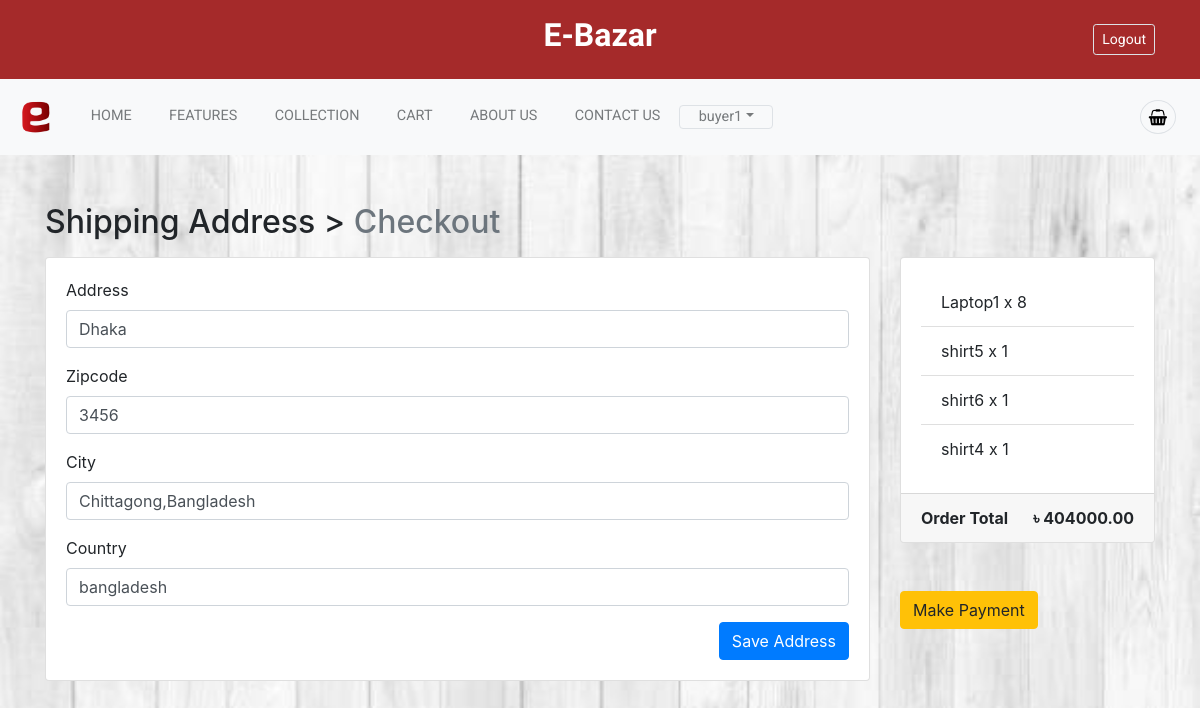
The page /payment/checkout/2/ (signed in) on the database its author committed.
### App_Login/models.py (models this page shows)
class User(AbstractUser):
    is_seller = models.BooleanField(default=False)
    is_buyer = models.BooleanField(default=False)

### App_Payment/models.py (models this page shows)
class BillingAddress(models.Model):
    user = models.ForeignKey(settings.AUTH_USER_MODEL, on_delete=models.CASCADE)
    address = models.CharField(max_length=264, blank=True)
    zipcode = models.CharField(max_length=10, blank=True)
    city = models.CharField(max_length=30, blank=True)
    country = models.CharField(max_length=20, blank=True)
    def __str__(self):
        return f'{self.user.profile.username} billing address'
    def is_fully_filled(self):
        field_names = [f.name for f in self._meta.get_fields()]
        for field_name in field_names:
            value = getattr(self, field_name)
            if value is None or value=='':
                return False
        return True
    class Meta:
        verbose_name_plural = "Billing Addresses"

### App_Order/models.py (models this page shows, shortened)
class Cart(models.Model):
    user = models.ForeignKey(settings.AUTH_USER_MODEL, on_delete=models.CASCADE, related_name="cart")
    item = models.ForeignKey(Product, on_delete=models.CASCADE,related_name='cart_product')
    quantity = models.IntegerField(default=1)
    purchased = models.BooleanField(default=False)
    created = models.DateTimeField(auto_now_add=True)
    updated = models.DateTimeField(auto_now=True)
    cupon=models.BooleanField(default=False)
    seller = models.ForeignKey(settings.AUTH_USER_MODEL, on_delete=models.CASCADE, related_name="cart_seller_name",null=True)
    def get_total(self):
        if self.cupon:
            total = (self.item.price - (self.item.price * (self.item.cupon_offer/100))) * self.quantity
            float_total = format(total, '0.2f')
            return float_total
        else:
            total = self.item.price * self.quantity
            float_total = format(total, '0.2f')
            return float_total

### App_Shop/models.py (models this page shows, shortened)
class Product(models.Model):
    seller=models.ForeignKey(User,on_delete=models.CASCADE,related_name='seller_name')
    category = models.ForeignKey(Category, on_delete=models.CASCADE, related_name='category')
    mainimage = models.ImageField(upload_to='Products')
    name = models.CharField(max_length=264)
    preview_text = models.TextField(max_length=200, verbose_name='Preview Text')
    detail_text = models.TextField(max_length=1000, verbose_name='Description')
    price = models.FloatField()
    old_price = models.FloatField(default=0.00)
    cupon_number=models.CharField(max_length=100,blank=True,null=True)
    cupon_offer=models.PositiveIntegerField(default=0,blank=True)
    created = models.DateTimeField(auto_now_add=True)
    class Meta:
        ordering = ['-created',]

### App_Payment/views.py (the view)
# urls.py: path('checkout/<pk>/', views.checkout, name="checkout"),
@login_required
def checkout(request,pk):
    saved_address = BillingAddress.objects.get_or_create(user=request.user)
    saved_address = saved_address[0]
    print(saved_address)
    form = BillingForm(instance=saved_address)
    if request.method == "POST":
        form = BillingForm(request.POST, instance=saved_address)
        if form.is_valid():
            form.save()
            form = BillingForm(instance=saved_address)
            messages.success(request, f"Shipping Address Saved!")
    order_qs = Order.objects.get(pk=pk)
    order_items = order_qs.orderitems.all()
    order_total = order_qs.get_totals()
    return render(request, 'App_Payment/checkout.html', context={"form":form, "order_items":order_items, "order_total":order_total, "saved_address":saved_address,'pk':pk})

### App_Payment/forms.py
class BillingForm(forms.ModelForm):
    class Meta:
        model = BillingAddress
        fields = ['address', 'zipcode', 'city', 'country']

### App_Order/models.py (called while the page is built)
    def get_totals(self):
        total = 0
        for order_item in self.orderitems.all():
            total += float(order_item.get_total())
        return total

### templates/App_Payment/checkout.html (shortened to what this page needs)
{% extends 'base.html' %}
{% load crispy_forms_tags %}
{% block body_block %}
<div class="container mt-5">
  <h2 class="mb-3">
    Shipping Address > <span class="text-muted">Checkout</span>
  </h2>
  <div class="row">
    <div class="col-md-9">
      <div class="card mb-5" style="height: auto">
        <div class="card-body">
          <form method="POST">
            {{form|crispy}}
            <button type="submit" class="btn btn-primary float-right">Save Address</button>
          </form>
        </div>
      </div>
    </div>
    <div class="col-md-3">
      <div class="card" style="height:auto">
        <div class="card-body">
          <ul class="list-group list-group-flush">
            {% for order_item in order_items %}
              <li class="list-group-item">{{ order_item.item.name}} x {{order_item.quantity}}</li>
            {% endfor %}
          </ul>
        </div>
        <div class="card-footer">
          <span class="float-left"><b>Order Total</b></span>
          <span class="float-right"><b>&#2547; {{order_total|floatformat:2}}</b></span>
        </div>
      </div>
      <br>
      <br>
      {% if saved_address.is_fully_filled %}
      <a href="{% url 'App_Payment:payment' pk=pk %}" class="btn btn-warning btn-md">Make Payment</a>
      {% else %}
      <div class="alert alert-info">
        <p>Please fill up all the information to make payment.</p>
      </div>
      {% endif %}
    </div>
  </div>
</div>
{% endblock %}

### templates/nav1.html (shortened to what this page needs)
<header style="position: sticky;top: 0;z-index: 10;">
    <div class="container">
        <div class="row">
            <div class="col-md-4 col-sm-12 col-12">
            </div>
            <div class="col-md-4 col-12 text-center">
                <h2 class="my-md-3 site-title " style="color: white;font-weight: bold;">E-Bazar</h2>
            </div>
            <div class="col-md-4 col-12 text-right">
                {% if request.user.is_authenticated %}
                <div class="btn-group text-white" style="font-size: 24px;">
                    <a href="{% url 'App_Login:logout' %}" class="btn btn-sm border  my-md-4 my-2 text-white"  >Logout</a>
                </div>
                {% endif %}
            </div>
        </div>
    </div>
    <div  >
        <nav class="navbar navbar-expand-lg navbar-light bg-light " >
            <a class="navbar-brand" href="{% url 'App_Login:home' %}">
              <div style="width: 40px;">
                <img src="/media/img/logo.png" class="w-100 h-100" alt="">
              </div>
            </a>
            <div class="collapse navbar-collapse" id="navbarNav">
              <ul class="navbar-nav ">
                <li class="nav-item active">
                  <a class="nav-link" href="{% url 'App_Login:home' %}">HOME <span class="sr-only">(current)</span></a>
                </li>
                <li class="nav-item">
                  <a class="nav-link" href="{% url 'App_Shop:products' %}">FEATURES</a>
                </li>
                <li class="nav-item">
                  <a class="nav-link" href="{% url 'App_Shop:collection' %}">COLLECTION</a>
                </li>
                {% if user.buyer %}
                <li class="nav-item">
                  <a class="nav-link " href="{% url 'App_Order:cart' %}" >CART</a>
                </li>
                {% endif %}
                <li class="nav-item">
                  <a class="nav-link" href="{% url 'App_Shop:about' %}" >ABOUT US</a>
                </li>
                <li class="nav-item">
                  <a class="nav-link" href="{% url 'App_Shop:contact' %}" >CONTACT US</a>
                </li>
                {% if request.user.is_authenticated %}
                <li class="nav-item dropdown">
                    <a class="nav-link border btn dropdown-toggle" href="#" id="navbarDropdown" role="button" data-toggle="dropdown" aria-haspopup="true" aria-expanded="false" style="text-decoration: none;color: #2b3032a1;"> {{request.user.username}}</a>
                  </li>
                {% endif %}
              </ul>
            </div>
            <div class="navbar-nav">
              {% if request.user.is_authenticated %}
              {% if user.is_buyer %}
              <li class="nav-item border rounded-circle mx-2 search-icon">
               <a href="{% url 'App_Order:cart' %}" style="color: black;"><i class="fa fa-shopping-basket p-2" aria-hidden="true"></i></a>
              </li>
              {% endif %}
              {% endif %}
            </div>
          </nav>
    </div>
</header>

### static/css/style.css (style rules this page uses)
* { margin: 0px; padding: 0px; box-sizing: border-box; }
:root { --primary-color: maroon; --light-gray: #2b3032a1; --border: #2b303218; --text-color: #ff686b; --roboto: "Roboto", san-serif; --gugi: "Gugi", cursive; --sofia: "Sofia", cursive; }
body { background-image: url("/media/image/back1.jpg"); background-size: cover; background-attachment: fixed; }
header { background-color: brown; font-family: var(--roboto); }
header .site-title { font-family: var(--gugi); }
.navbar-nav { padding: 0.8em 0em; }
.navbar-nav .nav-link { font-size: 0.9em; color: var(--light-gray) !important; }
.navbar-nav .nav-item .nav-link { padding: 0 1.3em; }
.card { height: 350px; }
:root { --primary: #ff4545; --white: #fff; --black: #222; --grey1: #3a3b3c; --grey2: #828282; }

### rows shown on the page
User: user.username "buyer1"
BillingAddress: address "Dhaka", zipcode "3456", city "Chittagong,Bangladesh", country "bangladesh"
Cart: item.name "Laptop1", quantity "8"
Cart: item.name "shirt5", quantity "1"
Cart: item.name "shirt6", quantity "1"
Cart: item.name "shirt4", quantity "1"

### other values the page prints
{{ order_total|floatformat:2 }} "404000.00"
